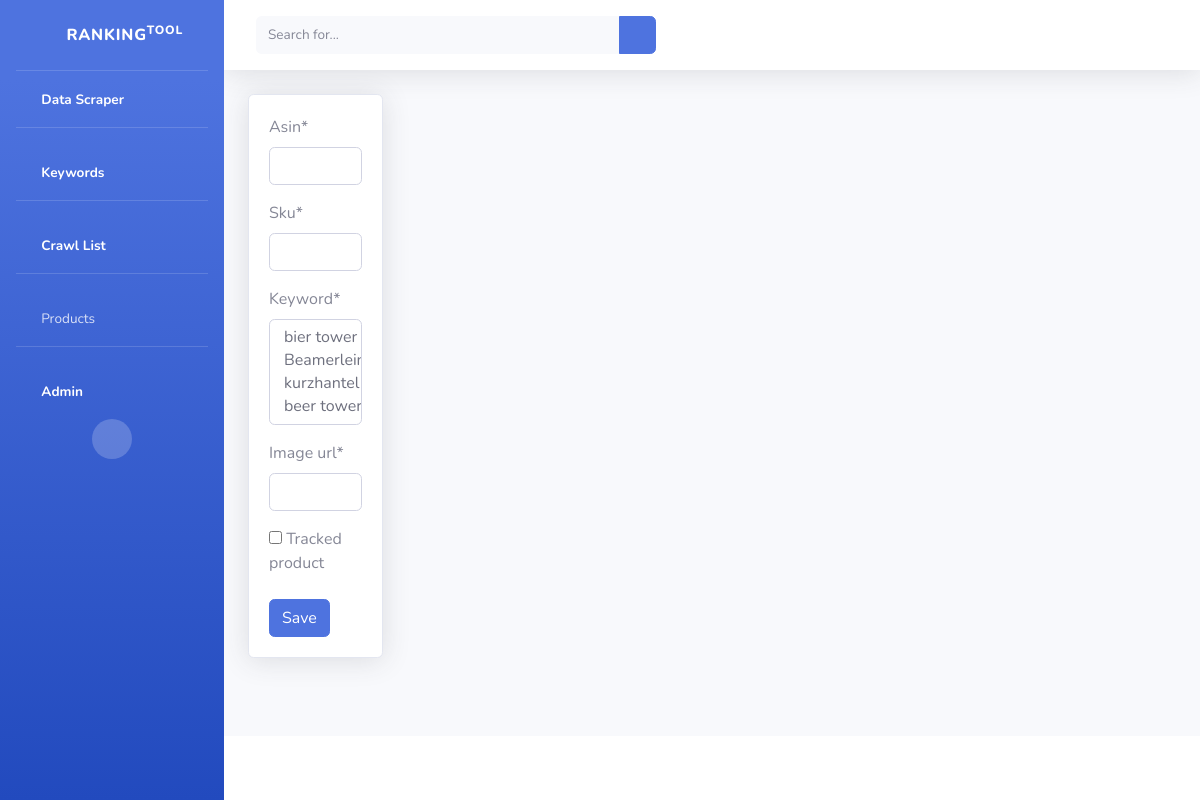
Before: /product/create/ with the older database file.
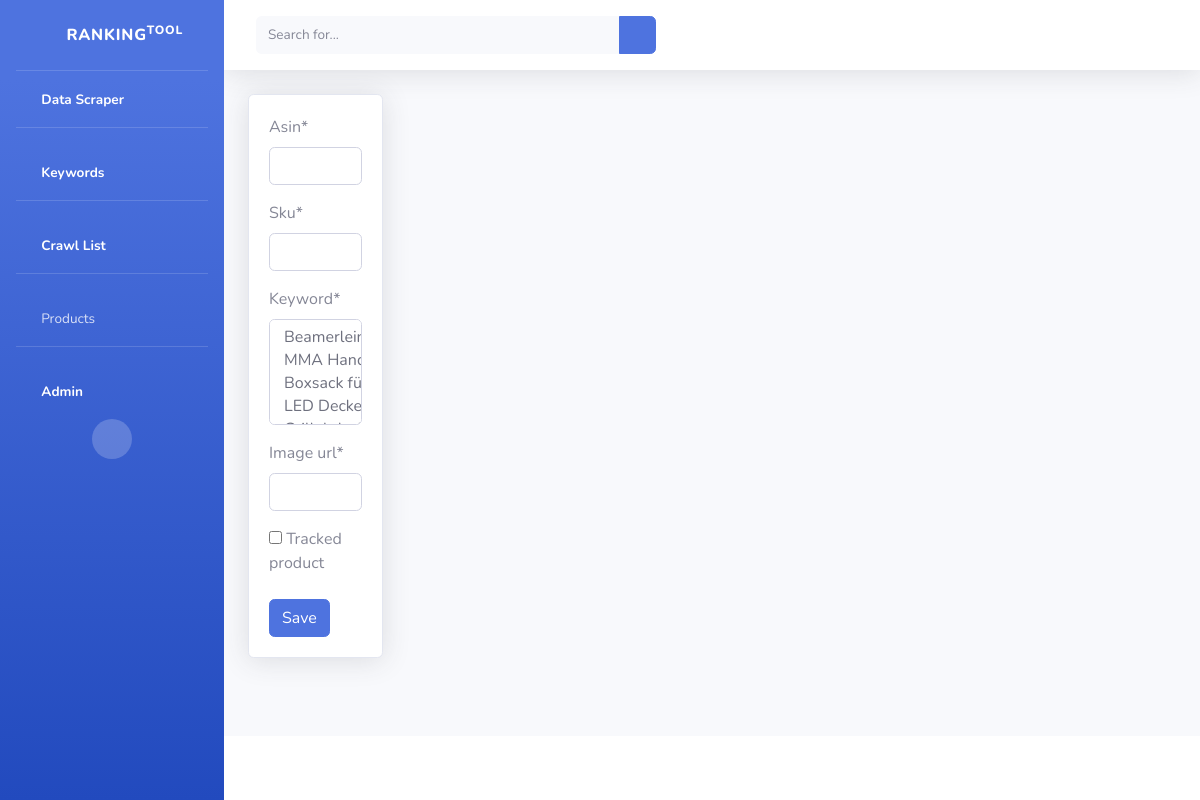
After: the same page with the newer database file.
### RankingTool/models.py (models this page shows, shortened)
class Keyword(models.Model):
    keyword = models.CharField(max_length=200,default="")
    def __str__(self):
        return self.keyword

### RankingTool/views.py (the view)
# urls.py: path('product/create/', ProductCreateView.as_view(), name="product-create"),
class ProductCreateView(CreateView):
    form_class = ProductForm
    queryset = Product.objects.all()
    template_name = 'product/product_create.html'

### RankingTool/forms.py
class ProductForm(forms.ModelForm):
    class Meta:
        model = Product
        fields = [
            'asin',
            'sku',
            'keyword',
            'image_url',
            'tracked_product'
          ]

### templates/product/product_create.html (shortened to what this page needs)
{% extends 'base.html' %}
{% load crispy_forms_tags %}
{% block content%}
<div class="row">
    <div class="col-2">
        <div class="card shadow ">
            <div class="card-body">
                <form method="POST">
                    {{ form|crispy }}
                    <input class="btn btn-primary" type="submit" value="Save">
                </form>
            </div>
        </div>
    </div>
    <div class="col">
    </div>
</div>
{% endblock content%}

Changed rows visible on the page:
removed Keyword: keyword "bier tower / Beamerleinwand / kurzhantel / beer tower"
added Keyword: keyword "Beamerleinwand / MMA Handschuhe / Boxsack für Erwachsene / LED Deckenleuchte"
